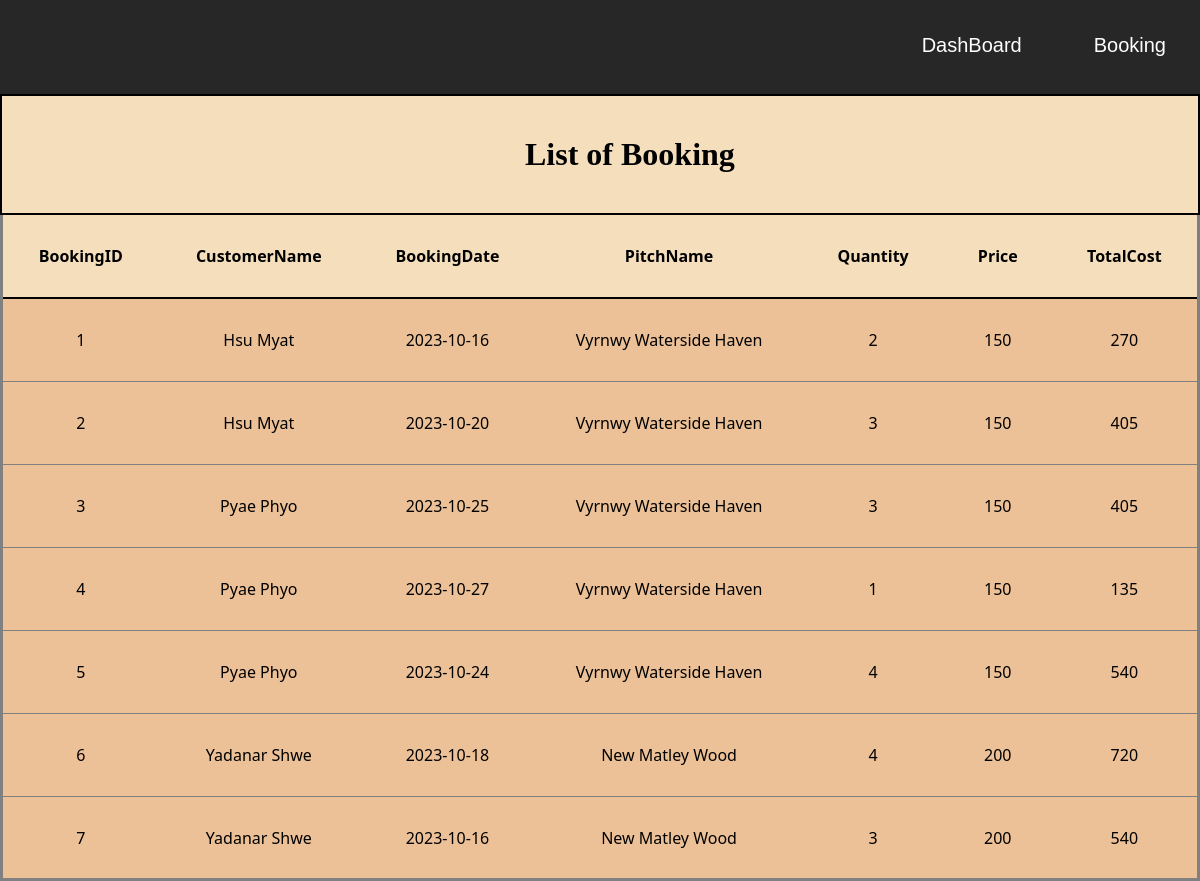
The page /AdminBooking.php on the database its author committed.
### tables this page shows
CREATE TABLE `booking` (
  `BookingID` int(11) NOT NULL,
  `Date` date DEFAULT NULL,
  `Quantity` int(11) DEFAULT NULL,
  `Tax` int(11) DEFAULT NULL,
  `TotalCost` int(11) DEFAULT NULL,
  `PitchID` int(11) DEFAULT NULL,
  `CustomerID` int(11) DEFAULT NULL
);

CREATE TABLE `customer` (
  `CustomerID` int(11) NOT NULL,
  `FirstName` varchar(30) DEFAULT NULL,
  `LastName` varchar(30) DEFAULT NULL,
  `Profile` varchar(255) DEFAULT NULL,
  `Email` varchar(30) DEFAULT NULL,
  `Password` varchar(30) DEFAULT NULL,
  `PhoneNumber` varchar(30) DEFAULT NULL,
  `Gender` varchar(30) DEFAULT NULL,
  `Viewcount` int(11) DEFAULT NULL
);

CREATE TABLE `pitch` (
  `PitchID` int(11) NOT NULL,
  `PitchName` varchar(30) DEFAULT NULL,
  `PitchImg` varchar(255) DEFAULT NULL,
  `Map` varchar(255) DEFAULT NULL,
  `Facilitiesname1` varchar(50) DEFAULT NULL,
  `Facilitiesname2` varchar(50) DEFAULT NULL,
  `Facilitiesname3` varchar(50) DEFAULT NULL,
  `Facilitiesimg1` varchar(255) DEFAULT NULL,
  `Facilitiesimg2` varchar(255) DEFAULT NULL,
  `Facilitiesimg3` varchar(255) DEFAULT NULL,
  `Localname1` varchar(50) DEFAULT NULL,
  `Localname2` varchar(50) DEFAULT NULL,
  `Localname3` varchar(50) DEFAULT NULL,
  `Localimg1` varchar(255) DEFAULT NULL,
  `Localimg2` varchar(255) DEFAULT NULL,
  `Localimg3` varchar(255) DEFAULT NULL,
  `Price` int(11) DEFAULT NULL,
  `Description` varchar(200) DEFAULT NULL,
  `Status` varchar(100) DEFAULT NULL,
  `CampsiteID` int(11) DEFAULT NULL,
  `PitchtypeID` int(11) DEFAULT NULL,
  `Viewcount` int(11) NOT NULL
);

### AdminBooking.php (the view, shortened to what this page needs)
<?php
include('connection.php');
?>
<!DOCTYPE html>
<html lang="en">
<head>
    <link rel="stylesheet" href="style.css">
</head>
<body>
    <header>
        <div class="Admin-Head">
            <ul>
                <li> <a href="AdminDashBoard.php">DashBoard</a> </li>
                <li> <a href="AdminBooking.php">Booking</a> </li>
            </ul>
        </div>
    </header>
    <div class="Check-Booking">
            <div class="Check-Book">
                <h1>List of Booking</h1>
            </div>
            <table>
<?php
                $Select = "SELECT * FROM booking b,customer c,pitch p WHERE b.CustomerID = c.CustomerID AND b.PitchID = p.PitchID";
                $ret = mysqli_query($connect,$Select);
                $count = mysqli_num_rows($ret);
?>
                <table>
                    <tr>
                        <th>BookingID</th>
                        <th>CustomerName</th>
                        <th>BookingDate</th>
                        <th>PitchName</th>
                        <th>Quantity</th>
                        <th>Price</th>
                        <th>TotalCost</th>
                    </tr>
<?php
                    for ($i=0; $i < $count ; $i++)
                    {
                        $row = mysqli_fetch_array($ret);
                        $BID = $row['BookingID'];
                        $BName = $row['Date'];
                        $BQuantity = $row['Quantity'];
                        $Price = $row['Price'];
                        $PName = $row['PitchName'];
                        $Total = $row['TotalCost'];
                        $CFName = $row['FirstName'];
                        $CLName = $row['LastName'];
                        $CName = "$CFName $CLName";
                        echo "<tr>";
                        echo "<td>$BID</td>";
                        echo "<td>$CName</td>";
                        echo "<td>$BName</td>";
                        echo "<td>$PName</td>";
                        echo "<td>$BQuantity</td>";
                        echo "<td>$Price</td>";
                        echo "<td>$Total</td>";
                        echo "<tr>";
                    }
?>
                </table>
            </table>
        </div>
</body>
</html>

### style.css (style rules this page uses)
* { margin: 0; padding: 0; box-sizing: border-box; }
header { position: relative; }
table, th, td { border-collapse: collapse; }
.Admin-Head { background-color:rgba(0, 0, 0, 0.849); text-align: right; }
.Admin-Head li { padding: 34px; display: inline-block; font-size: 20px; text-align: center; font-family: 'Trebuchet MS', 'Lucida Sans Unicode', 'Lucida Grande', 'Lucida Sans', Arial, sans-serif; border-bottom: solid 3px rgb(180, 212, 184, 0); }
.Admin-Head a { text-decoration: none; color: rgb(255, 255, 255); }
.Check-Book { display: flex; padding: 40px 0px; justify-content: left; border: 2px black solid; background-color: #F5DEBC; }
.Check-Book h1 { width: 100%; padding-left: 5%; text-align: center; }
.Check-Booking table { border-style: none solid solid solid; font-family: 'Segoe UI', Tahoma, Geneva, Verdana, sans-serif; text-align: center; width: 100%; }
.Check-Booking td { padding: 30px; background-color: #ECC197; }
.Check-Booking th { padding: 30px; background-color: #F5DEBC; border-bottom: 2px black solid; }
.Check-Booking tr { border-bottom: 1px solid gray; }

### rows shown on the page
booking: BookingID "1", CustomerID.LastName "Hsu Myat", Date "2023-10-16", PitchID.PitchName "Vyrnwy Waterside Haven", Quantity "2", PitchID.Price "150", TotalCost "270"
booking: BookingID "2", CustomerID.LastName "Hsu Myat", Date "2023-10-20", PitchID.PitchName "Vyrnwy Waterside Haven", Quantity "3", PitchID.Price "150", TotalCost "405"
booking: BookingID "3", CustomerID.LastName "Pyae Phyo", Date "2023-10-25", PitchID.PitchName "Vyrnwy Waterside Haven", Quantity "3", PitchID.Price "150", TotalCost "405"
booking: BookingID "4", CustomerID.LastName "Pyae Phyo", Date "2023-10-27", PitchID.PitchName "Vyrnwy Waterside Haven", Quantity "1", PitchID.Price "150", TotalCost "135"
booking: BookingID "5", CustomerID.LastName "Pyae Phyo", Date "2023-10-24", PitchID.PitchName "Vyrnwy Waterside Haven", Quantity "4", PitchID.Price "150", TotalCost "540"
booking: BookingID "6", CustomerID.LastName "Yadanar Shwe", Date "2023-10-18", PitchID.PitchName "New Matley Wood", Quantity "4", PitchID.Price "200", TotalCost "720"
booking: BookingID "7", CustomerID.LastName "Yadanar Shwe", Date "2023-10-16", PitchID.PitchName "New Matley Wood", Quantity "3", PitchID.Price "200", TotalCost "540"
